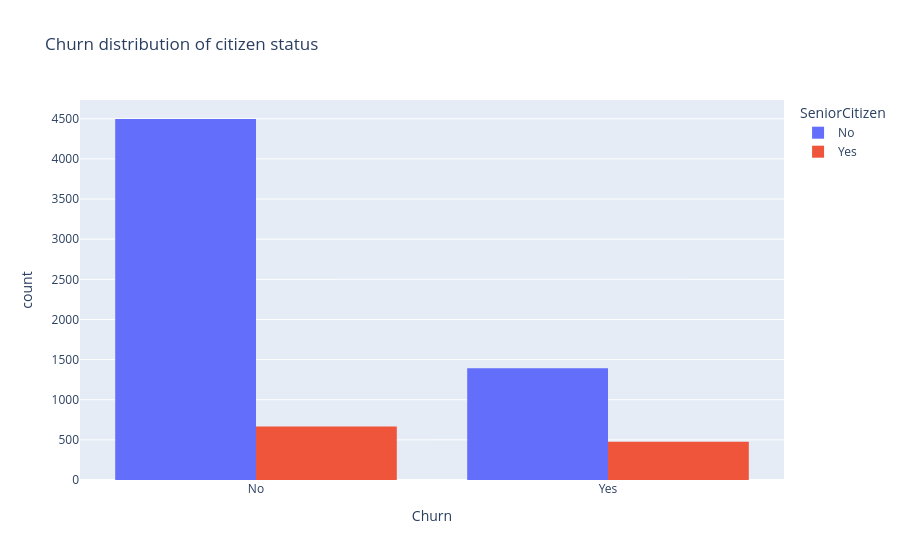

Source (notebook cell):
### Code cell
px.histogram(df, x='Churn', color='SeniorCitizen', barmode='group', title='Churn distribution of citizen status')

### Figure 1 — Plotly figure (JSON) as saved in the notebook; plotly's stock layout.template omitted (floating-point values rounded to 4 significant figures; data arrays with more than 128 entries replaced by an {"elided": "..."} marker saying what was removed)
{"data": [{"alignmentgroup": "True", "bingroup": "x", "hovertemplate": "SeniorCitizen=No<br>Churn=%{x}<br>count=%{y}<extra></extra>", "legendgroup": "No", "marker": {"color": "#636efa", "pattern": {"shape": ""}}, "name": "No", "offsetgroup": "No", "orientation": "v", "showlegend": true, "type": "histogram", "x": {"elided": "5890 str values"}, "xaxis": "x", "yaxis": "y"}, {"alignmentgroup": "True", "bingroup": "x", "hovertemplate": "SeniorCitizen=Yes<br>Churn=%{x}<br>count=%{y}<extra></extra>", "legendgroup": "Yes", "marker": {"color": "#EF553B", "pattern": {"shape": ""}}, "name": "Yes", "offsetgroup": "Yes", "orientation": "v", "showlegend": true, "type": "histogram", "x": {"elided": "1142 str values"}, "xaxis": "x", "yaxis": "y"}], "layout": {"barmode": "group", "legend": {"title": {"text": "SeniorCitizen"}, "tracegroupgap": 0}, "title": {"text": "Churn distribution of citizen status"}, "xaxis": {"anchor": "y", "domain": [0, 1], "title": {"text": "Churn"}}, "yaxis": {"anchor": "x", "domain": [0, 1], "title": {"text": "count"}}}}
